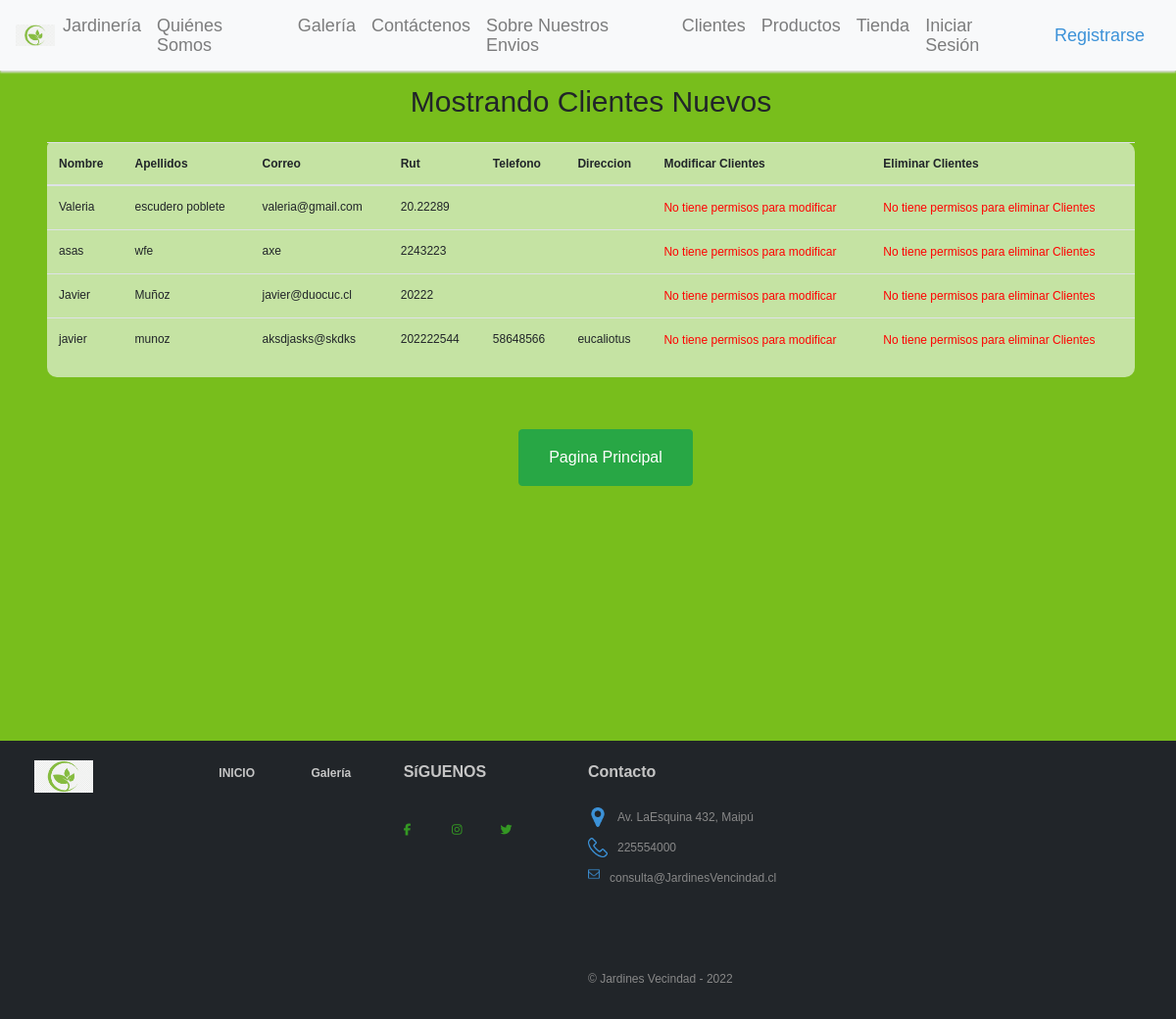
/mostrarCL/, run on the app's committed database.
### Jardinesapp/models.py (models this page shows, shortened)
class Clientes(models.Model):
    rut=models.CharField(max_length=10, primary_key=True, verbose_name='Rut')
    nombre = models.CharField(max_length=10, verbose_name='Nombre')
    apellidos= models.CharField(max_length=20, verbose_name='Apellidos')
    correo=models.CharField(max_length=40, verbose_name='Correo')
    telefono= models.CharField(max_length=20, verbose_name='Telefono', default="")
    direccion=models.CharField(max_length=40, verbose_name='Direccion', default="")

### Jardinesapp/views.py (the view)
# urls.py: path('mostrarCL/', mostrarCL, name="mostrarCL"),
def mostrarCL(request):
    clientes = Clientes.objects.all()
    datos = {
        'clientes' : clientes
    }
    return render(request, 'mostrarCL.html', datos)

### Jardinesapp/templates/mostrarCL.html (shortened to what this page needs)
<!DOCTYPE html>
<html lang="en">
<head>
    <link rel="stylesheet" href="https://cdn.jsdelivr.net/npm/bootstrap@4.6.1/dist/css/bootstrap.min.css">
    <link href="css/bootstrap.min.css"  rel="stylesheet">
    {% load static %}
    <link rel="stylesheet" href="{% static 'css/estilos.css' %}">
</head>
<body>
    {% load static %}
    <nav class="navbar navbar-expand-md navbar-light bg-light mb-4" id="barraNav">
          <img src="{% static 'img/planta.png' %}" alt="logoPlanta" width="40px">
      <div class="collapse navbar-collapse" id="navbarCollapse">
          <ul class="navbar-nav mr-auto">
            <li class="nav-item">
                <a class="nav-link" href="{% url 'Maceta_principal' %}">Jardinería</a>
            </li>
            <li class="nav-item">
                  <a class="nav-link" href="{% url 'somos' %}">Quiénes Somos</a>
              </li>
            <li class="nav-item">
                  <a class="nav-link" href="{% url 'galería' %}">Galería</a>
              </li>
            <li class="nav-item">
                <a class="nav-link" href="{% url 'contactos' %}">Contáctenos</a>
            </li>
            <li class="nav-item">
              <a class="nav-link" href="{% url 'api_trabajos' %}">Sobre Nuestros Envios</a>
            </li>
            <li class="nav-item">
              <a class="nav-link" href="{% url 'mostrarCL' %}">Clientes</a>
            </li>
            <li class="nav-item">
              <a class="nav-link" href="{% url 'MostrarPr' %}">Productos</a>
            </li>
            <li class="nav-item">
              <a class="nav-link" href="{% url 'tienda' %}">Tienda</a>
            </li>
            {% if user.is_authenticated %}
            <li class="nav-item">
                <a class="nav-link" href="{%  url 'logout' %}">Cerrar Sesión</a>
            </li>
            <li class="nav-item">
                <a class="nav-link" href="#">Bienvenido @{{user.username}}</a>
            </li>
            {% else %}
            <li class="nav-item">
                <a class="nav-link" href="{% url 'login' %}">Iniciar Sesión</a>
            </li>
            </ul>
            <div>
            <a class="nav-link" href="{% url 'registrar' %}" id="userBookStop">
              Registrarse</a>
            </div>
            {% endif %}
      </div>
    </nav>
    <div class="container">
        <h1>Mostrando Clientes Nuevos</h1>
            <div class="boxes">
                        <table class="table">
                            <thead>
                                <tr>
                                    <th scope="col">Nombre</th>
                                    <th scope="col">Apellidos</th>
                                    <th scope="col">Correo</th>
                                    <th scope="col">Rut</th>
                                    <th scope="col">Telefono</th>
                                    <th scope="col">Direccion</th>
                                    <th scope="col">Modificar Clientes</th>
                                    <th scope="col">Eliminar Clientes</th>
                                </tr>
                            </thead>
                            <tbody>
                            {% for cl in clientes %}
                                <tr>
                                    <td>{{ cl.nombre }}</td>
                                    <td>{{ cl.apellidos }}</td>
                                    <td>{{ cl.correo }}</td>
                                    <td>{{ cl.rut }}</td>
                                    <td>{{ cl.telefono }}</td>
                                    <td>{{ cl.direccion }}</td>
                                    {% if user.is_authenticated  %}
                                    <td><a href="{% url 'form_modclientes' cl.rut %}" class="btntabla btn-primary">Modificar</a></td>
                                    {% else %}
                                    <td><a href="#" style="color: #ff0000;">No tiene permisos para modificar</a></td>
                                    {% endif %}
                                    {% if user.is_authenticated  %}
                                    <td><a href="{% url 'form_eliminar_clientes' cl.rut %}" class="btntabla btn-danger">Eliminar</a></td>
                                    {% else %}
                                    <td><a href="#" style="color:red;">No tiene permisos para eliminar Clientes</a></td>
                                    {% endif %}
                                </tr>
                            {% endfor %}
                            </tbody>
                        </table>
                    </div>
        <div style="margin-top:50px; margin-left:20px;">
        <a href="{% url 'Maceta_principal' %}" class="btn btn-success">Pagina Principal</a>
        </div>
    </div>
    <br>
    <br>
    <br>
    <br>
    <br>
    <br>
    <br>
    <br>
    <br>
    <br>
    <footer width="600px">
        <div class="row col-12">
            <div class="col-lg-2">
                <img src="{% static 'img/planta.png' %}" alt="logoPlanta" width="60px">
            </div>
            <div class="col-lg-1">
                <a href="Maceta_principal.html" id="linkFooter"><strong>INICIO</strong></a>
            </div>
            <div class="col-lg-1">
                <a href="galería.html" id="linkFooter"><strong>Galería</strong></a>
            </div>
            <div class="col-lg-2">
                <strong>SíGUENOS</strong>
                <br><br>
                <div class="red-social">
                <a href="#" class="fa fa-facebook"></a>
                <a href="#" class="fa fa-instagram"></a>
                <a href="https://twitter.com/AxelHatForever" class="fa fa-twitter"></a>
                </div>
            </div>
            <div class="col-lg-3">
                <strong>Contacto</strong>
                <br><br>
                <div class="row">
                  <img src="{% static 'img/location.png' %}" alt="" width="20px" height="20px"
                    style="margin-right: 10px; margin-left: 15px;">
                  <p>Av. LaEsquina 432, Maipú</p>
                </div>
                <div class="row">
                  <img src="{% static 'img/fono.png' %}" alt="" width="20px" height="20px"
                    style="margin-right: 10px; margin-left: 15px;">
                  <p>225554000</p>
                </div>
                <div class="row">
                  <img src="{% static 'img/email.png' %}" alt="" width="12px" height="12px"
                    style="margin-right: 10px; margin-left: 15px;">
                  <p>consulta@JardinesVencindad.cl</p>
                </div>
                <br><br><br>
                <p>&copy; Jardines Vecindad - 2022</p>
            </div>
        </div>
    </footer>
</body>
</html>

### Jardinesapp/static/css/estilos.css (style rules this page uses)
body { background-color: #ffff; padding-top: 86px; }
.container .btn { font-size: 16px; padding: 16px 30px; text-align: center; margin-left: 10px; }
.navbar { -webkit-box-shadow:0px 2px 2px #dddddd; -moz-box-shadow:0px 2px 2px #dddddd; box-shadow:0px 2px 2px #dddddd; position: fixed; z-index: 1; display: flex; transition: 0.3s; width: 100%; top: 0; }
#userBookStop { color: #3C92D8; font-size: 18px; text-decoration: none; }
.boxes { height: 100%; width: 100%; margin: 3px; border-radius: 5px 10px 10px 10px; background-color: rgba(248, 252, 253, 0.6); }
footer { padding: 20px; color: #c5c5c5; background-color: #212529; height: 100%; margin-top: 20px; }
footer div p { font-size: 12px; color: #888888; padding-top: 5px; line-height: 10px; }
#linkFooter { color: #c5c5c5; text-decoration: none; }
.red-social a { display: inline-block; text-decoration: none; width: 45px; height: 45px; line-height: 45px; color: #349823; transition: all 300ms ease; }
h1 { margin: 0; padding: 0 0 20px; text-align: center; font-size: 22px; }
a { text-decoration: none; font-size: 12px; line-height: 20px; color: darkgrey; }
ul { list-style: none; }
* { margin: 0px; padding: 0; font-family: sans-serif; }
h1 { text-align: center; font-size: 30px; font-family: sans-serif; }
.container { width: 100%; display: flex; flex-wrap: wrap; }
.nav-link { font-size: 18px; }
@media (max-width: 1200px) { .container { display: flex; flex-direction: column; justify-content: center; align-items: center; font-size: 12px; } }

### Jardinesapp/templates/mostrarCL.html (style rules this page uses)
body { font-family: sans-serif; background-color: rgb(120, 190, 28) }

### data on the page
Clientes: nombre "Valeria", apellidos "escudero poblete", correo "valeria@gmail.com", rut "20.22289"
Clientes: nombre "asas", apellidos "wfe", correo "axe", rut "2243223"
Clientes: nombre "Javier", apellidos "Muñoz", correo "javier@duocuc.cl", rut "20222"
Clientes: nombre "javier", apellidos "munoz", correo "aksdjasks@skdks", rut "202222544", telefono "58648566", direccion "eucaliotus"
